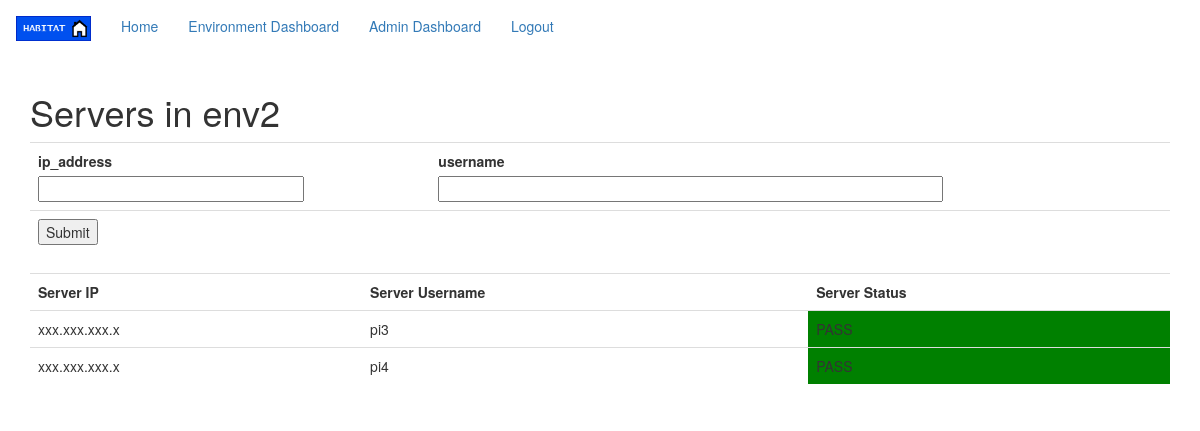
The page /servers/5 (signed in) on the database as committed earlier.
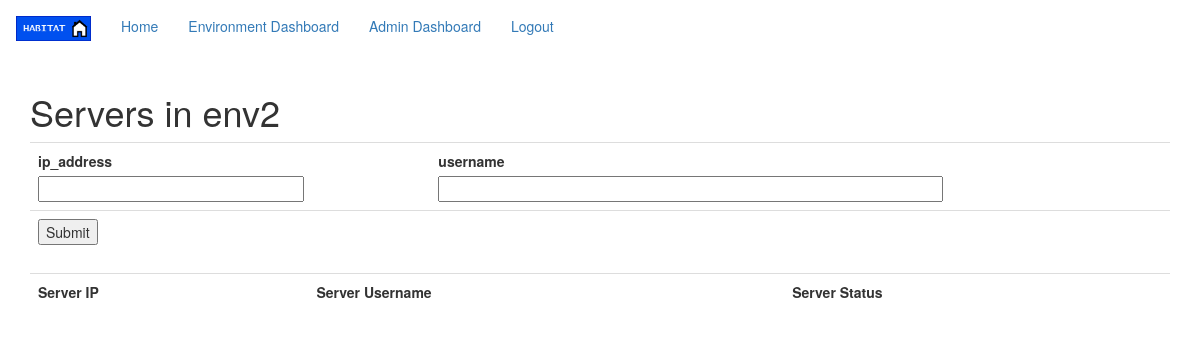
The same page on the database as committed later.
### app/models/Server.py (models this page shows, shortened)
class Server(db.Model):
    id = db.Column(db.Integer, primary_key=True)
    ip_address = db.Column(db.String(20), index=True)
    username = db.Column(db.String(64))
    server_status = db.Column(db.Integer, index=True)
    status_timestamp = (db.Column(db.DateTime, index=True, default=datetime.utcnow))
    approval_status = (db.Column(db.Integer, index=True))
    approval_timestamp = (db.Column(db.DateTime, index=True, default=datetime.utcnow))
    env_id_fk = db.Column(db.Integer, db.ForeignKey('environment.id'))
    servers = db.relationship('Command', backref='command_in_server', lazy='dynamic')

### app/routes.py (the view)
@app.route('/servers/<env_id_fk>', methods=["GET", "POST"])
@login_required
def servers(env_id_fk):
    environment = Environment.query.filter_by(id=env_id_fk).first()
    user = current_user
    servers = Server.query.filter_by(env_id_fk=env_id_fk).all()
    form = ServerForm()
    if form.validate_on_submit():
        server = Server(ip_address=form.ip_address.data, username=form.username.data, env_id_fk=env_id_fk)
        db.session.add(server)
        db.session.commit()
        return redirect(url_for('servers', env_id_fk=env_id_fk))
    return render_template('servers.html', servers=servers, user=user, environment=environment, form=form)

### app/views/ServerForm.py
class ServerForm(FlaskForm):
    ip_address = StringField('ip_address', validators=[DataRequired()])
    username = StringField('username', validators=[DataRequired()])
    submit = SubmitField('Submit')

### app/models/User.py (called while the page is built)
    @login.user_loader
    def load_user(id):
        return User.query.get(int(id))

### app/templates/servers.html (shortened to what this page needs)
{% extends "navigation.html" %}
{% block app_content %}
<h1>Servers in {{ environment.name }}</h1>
<table class="table" style="width:100%">
<form action="" method="post">
    <tr>
    <td class="form-group">
        {{ form.ip_address.label }}<br>
        {{ form.ip_address(size=32) }}<br>
    </td>
    <td class="form-group">
        {{ form.username.label }}<br>
        {{ form.username(size=64) }}<br>
    </td>
    </tr>
    <tr><td class="form-group">{{ form.submit() }}</td><td></td></tr>
</form>
</table>
<table style="width:100%" class="table">
    <tr>
        <th>Server IP</th>
        <th>Server Username</th>
        <th>Server Status</th>
    </tr>
    {% for server in servers %}
    <tr>
        <td>{{ server.ip_address }}</td>
        <td>{{ server.username }}</td>
        {% if server.server_status == 2 %}
        <td style="background-color:green">PASS</td>
        {% elif server.server_status == 1 %}
        <td style="background-color:orange">INVESTIGATION ONGOING</td>
        {% else %}
        <td style="background-color:red">FAIL</td>
        {% endif %}
    </tr>
    {% endfor %}
</table>
{% endblock %}

Rows that differ between the two databases and show on the page:
removed Server: ip_address "xxx.xxx.xxx.x", username "pi3", server_status "PASS"
removed Server: ip_address "xxx.xxx.xxx.x", username "pi4", server_status "PASS"
